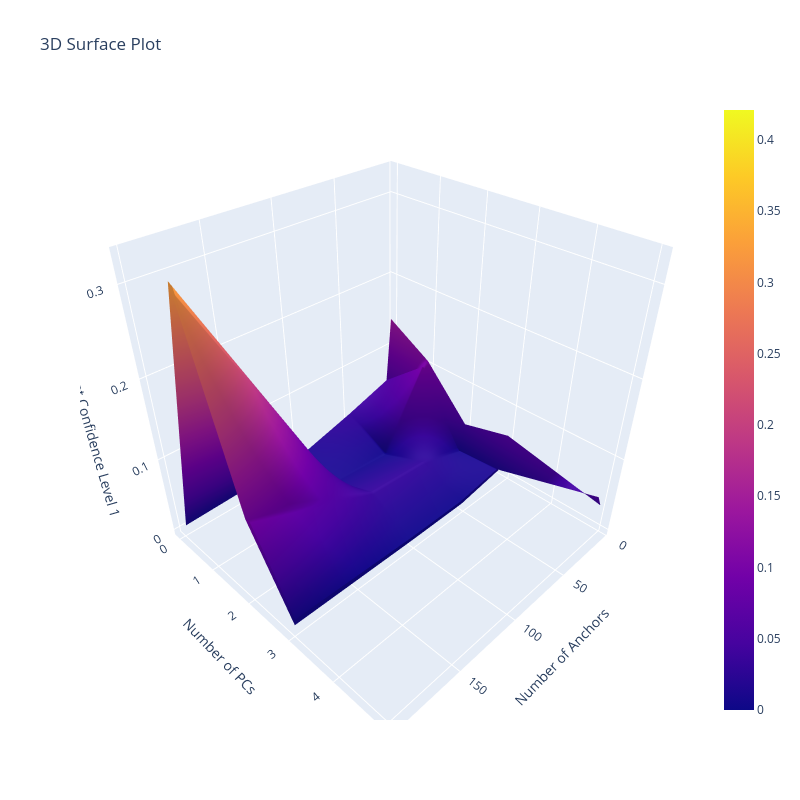

Notebook cell for this chart:
### Code cell
# Create 3D surface plot
df_agg = df.groupby(['n_anchors', 'n_pcs']).mean().reset_index()

# Reshape the DataFrame into a grid
x_vals = sorted(df_agg['n_anchors'].unique())
y_vals = sorted(df_agg['n_pcs'].unique())
z_vals = df_agg.pivot(index='n_anchors', columns='n_pcs', values='fdr_conf1').values

# Create the surface plot
fig = go.Figure(data=[go.Surface(z=z_vals, x=x_vals, y=y_vals)])

# Update layout with axis labels and title
fig.update_layout(scene=dict(xaxis_title='Number of Anchors',
                             yaxis_title='Number of PCs',
                             zaxis_title='FDR at Confidence Level 1'),
                  title='3D Surface Plot',
                  width=800, 
                  height=800)

fig.show()

### Figure 1 — Plotly figure (JSON) as saved in the notebook; plotly's stock layout.template omitted (floating-point values rounded to 4 significant figures)
{"data": [{"x": [5.0, 10.0, 50.0, 100.0, 200.0], "y": [0.0, 1.0, 2.0, 3.0, 5.0, 10.0, 20.0], "z": [[0.1424, 0.05426, 0.03369, 0.01134, 0.006043, 0.02636, 0.01162], [0.1083, 0.1038, 0.004063, 0.009101, 0.3306, 0.1462, 0.0001211], [0.04511, 0.008091, 0.02827, 0.03343, 0.1035, 0.0009426, null], [0.06192, 0.0136, 0.001394, 0.0007937, 0.0, 0.4209, null], [0.03617, 0.05345, null, null, null, null, null]], "type": "surface"}], "layout": {"scene": {"xaxis": {"title": {"text": "Number of Anchors"}}, "yaxis": {"title": {"text": "Number of PCs"}}, "zaxis": {"title": {"text": "FDR at Confidence Level 1"}}}, "title": {"text": "3D Surface Plot"}, "width": 800, "height": 800}}
